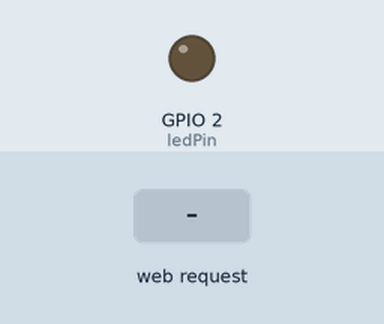
Recording of a sketch running on a simulated ESP32. Shown: output pins drawn as LEDs (lit = HIGH). The test bench sets the inputs (shaded band). What the sketch prints to the serial monitor is not drawn.

Above: at 1.2 s.
1.3 s: HTTP request GET /on received
At 2.3 s:
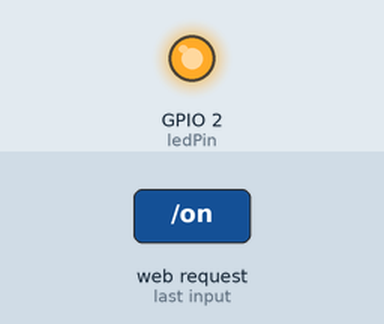
2.8 s: HTTP request GET /off received
At 3.4 s:
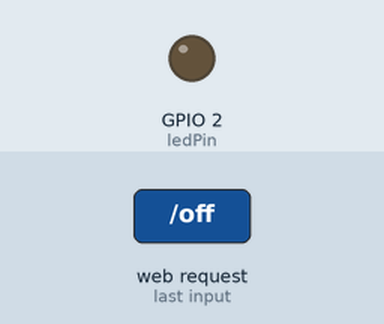
Timing chart, 0 to 5.8 s (numbered marks = the images above; inputs shaded):
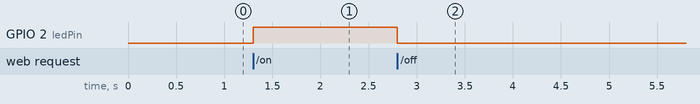

The sketch:

Led2WIFI.ino
```cpp
#include <WiFi.h>
#include <WebServer.h>

// Configuración del punto de acceso (AP)
const char *ssid = "ESP32_LED";  // Nombre de la red Wi-Fi del ESP32
const char *password = "123456789";  // Contraseña de la red Wi-Fi del ESP32

WebServer server(80);  // Servidor web en el puerto 80

// Pin del LED integrado en el ESP32
const int ledPin = 2;  // Pin GPIO2 (LED en la mayoría de las placas ESP32)

// Función para encender el LED
void handleLEDOn() {
  digitalWrite(ledPin, HIGH);  // Enciende el LED
  server.send(200, "text/html", "<html><body><h1>LED Encendido</h1><a href=\"/off\">Apagar LED</a></body></html>");
}

// Función para apagar el LED
void handleLEDOff() {
  digitalWrite(ledPin, LOW);  // Apaga el LED
  server.send(200, "text/html", "<html><body><h1>LED Apagado</h1><a href=\"/on\">Encender LED</a></body></html>");
}

// Función para manejar la página principal
void handleRoot() {
  server.send(200, "text/html", "<html><body><h1>Controlar LED ESP32</h1><a href=\"/on\">Encender LED</a><br><a href=\"/off\">Apagar LED</a></body></html>");
}

void setup() {
  // Inicia el puerto serial para depuración
  Serial.begin(115200);

  // Configura el pin del LED como salida
  pinMode(ledPin, OUTPUT);

  // Configura el ESP32 como punto de acceso (Access Point)
  WiFi.softAP(ssid, password);
  Serial.println("Punto de acceso iniciado");
  Serial.print("IP de acceso: ");
  Serial.println(WiFi.softAPIP());

  // Define las rutas para manejar las peticiones HTTP
  server.on("/", HTTP_GET, handleRoot);   // Página principal
  server.on("/on", HTTP_GET, handleLEDOn); // Encender LED
  server.on("/off", HTTP_GET, handleLEDOff); // Apagar LED

  // Inicia el servidor
  server.begin();
}

void loop() {
  server.handleClient();  // Maneja las peticiones HTTP
}
```

Measured:
- after the input at 1.3 s, GPIO 2 (ledPin): LOW → HIGH at once
- after the input at 2.8 s, GPIO 2 (ledPin): HIGH → LOW at once
